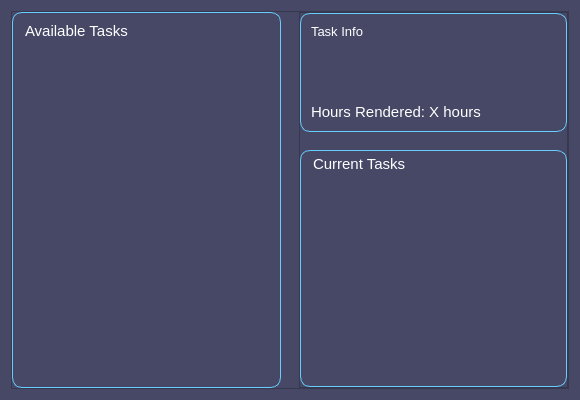
<?xml version="1.0" encoding="UTF-8"?>
<ui version="4.0">
 <class>Form</class>
 <widget class="QWidget" name="Form">
  <property name="geometry">
   <rect>
    <x>0</x>
    <y>0</y>
    <width>580</width>
    <height>400</height>
   </rect>
  </property>
  <property name="windowTitle">
   <string>Form</string>
  </property>
  <property name="styleSheet">
   <string notr="true">background-color: rgb(70, 72, 102);</string>
  </property>
  <layout class="QVBoxLayout" name="verticalLayout">
   <item>
    <widget class="QFrame" name="page_student_Fss">
     <property name="frameShape">
      <enum>QFrame::StyledPanel</enum>
     </property>
     <property name="frameShadow">
      <enum>QFrame::Raised</enum>
     </property>
     <layout class="QHBoxLayout" name="horizontalLayout_page_student_Fss">
      <property name="spacing">
       <number>18</number>
      </property>
      <property name="leftMargin">
       <number>0</number>
      </property>
      <property name="topMargin">
       <number>0</number>
      </property>
      <property name="rightMargin">
       <number>0</number>
      </property>
      <property name="bottomMargin">
       <number>0</number>
      </property>
      <item>
       <widget class="QFrame" name="page_student_ss_Fleft">
        <property name="styleSheet">
         <string notr="true">QFrame{
border: 1px solid #69cdff;
border-radius: 10px;
}</string>
        </property>
        <property name="frameShape">
         <enum>QFrame::StyledPanel</enum>
        </property>
        <property name="frameShadow">
         <enum>QFrame::Raised</enum>
        </property>
        <layout class="QVBoxLayout" name="verticalLayout_page_student_ss_Fleft" stretch="1,12">
         <property name="spacing">
          <number>6</number>
         </property>
         <property name="leftMargin">
          <number>4</number>
         </property>
         <property name="topMargin">
          <number>4</number>
         </property>
         <property name="rightMargin">
          <number>4</number>
         </property>
         <property name="bottomMargin">
          <number>4</number>
         </property>
         <item>
          <widget class="QLabel" name="student_ss_LavlTasks">
           <property name="styleSheet">
            <string notr="true">QLabel{
color: white;
font-size: 11pt;
border: 0;
margin-left: 4px;
}</string>
           </property>
           <property name="text">
            <string>Available Tasks</string>
           </property>
          </widget>
         </item>
         <item>
          <widget class="QScrollArea" name="student_scrollArea_ssLeft">
           <property name="styleSheet">
            <string notr="true">QScrollArea{
border: 0;
}</string>
           </property>
           <property name="widgetResizable">
            <bool>true</bool>
           </property>
           <widget class="QWidget" name="student_scrollAreaWidgetContents_ssLeft_contents">
            <property name="geometry">
             <rect>
              <x>0</x>
              <y>0</y>
              <width>264</width>
              <height>342</height>
             </rect>
            </property>
            <layout class="QGridLayout" name="gridLayout_student_scrollAreaWidgetContents_ssLeft_contents">
             <property name="leftMargin">
              <number>0</number>
             </property>
             <property name="topMargin">
              <number>0</number>
             </property>
             <property name="rightMargin">
              <number>0</number>
             </property>
             <property name="bottomMargin">
              <number>0</number>
             </property>
             <property name="horizontalSpacing">
              <number>7</number>
             </property>
             <property name="verticalSpacing">
              <number>6</number>
             </property>
            </layout>
           </widget>
          </widget>
         </item>
        </layout>
       </widget>
      </item>
      <item>
       <widget class="QFrame" name="page_student_ss_Fright">
        <property name="frameShape">
         <enum>QFrame::StyledPanel</enum>
        </property>
        <property name="frameShadow">
         <enum>QFrame::Raised</enum>
        </property>
        <layout class="QVBoxLayout" name="verticalLayout_page_student_ss_Fright" stretch="1,2">
         <property name="spacing">
          <number>18</number>
         </property>
         <property name="leftMargin">
          <number>0</number>
         </property>
         <property name="topMargin">
          <number>0</number>
         </property>
         <property name="rightMargin">
          <number>0</number>
         </property>
         <property name="bottomMargin">
          <number>0</number>
         </property>
         <item>
          <widget class="QFrame" name="student_ss_taskInfo">
           <property name="styleSheet">
            <string notr="true">QFrame{
border: 1px solid #69cdff;
border-radius: 10px;
}

QLabel{
color: white;
border: 0;
}</string>
           </property>
           <property name="frameShape">
            <enum>QFrame::StyledPanel</enum>
           </property>
           <property name="frameShadow">
            <enum>QFrame::Raised</enum>
           </property>
           <layout class="QVBoxLayout" name="verticalLayout_student_ss_taskInfo" stretch="3,1">
            <property name="leftMargin">
             <number>10</number>
            </property>
            <property name="topMargin">
             <number>10</number>
            </property>
            <property name="rightMargin">
             <number>10</number>
            </property>
            <property name="bottomMargin">
             <number>8</number>
            </property>
            <item>
             <widget class="QLabel" name="student_ss_taskInfo_mainInf">
              <property name="styleSheet">
               <string notr="true">QLabel{
font-size: 10pt;
}</string>
              </property>
              <property name="text">
               <string>Task Info</string>
              </property>
              <property name="alignment">
               <set>Qt::AlignLeading|Qt::AlignLeft|Qt::AlignTop</set>
              </property>
             </widget>
            </item>
            <item>
             <widget class="QLabel" name="student_ss_taskInfo_hoursRend">
              <property name="styleSheet">
               <string notr="true">QLabel{
font-size: 11pt;
}</string>
              </property>
              <property name="text">
               <string>Hours Rendered: X hours</string>
              </property>
             </widget>
            </item>
           </layout>
          </widget>
         </item>
         <item>
          <widget class="QFrame" name="student_ss_currentTasks">
           <property name="styleSheet">
            <string notr="true">QFrame{
border: 1px solid #69cdff;
border-radius: 10px;
}</string>
           </property>
           <property name="frameShape">
            <enum>QFrame::StyledPanel</enum>
           </property>
           <property name="frameShadow">
            <enum>QFrame::Raised</enum>
           </property>
           <layout class="QVBoxLayout" name="verticalLayout_student_ss_currentTasks" stretch="1,12">
            <property name="spacing">
             <number>6</number>
            </property>
            <property name="leftMargin">
             <number>4</number>
            </property>
            <property name="topMargin">
             <number>4</number>
            </property>
            <property name="rightMargin">
             <number>4</number>
            </property>
            <property name="bottomMargin">
             <number>4</number>
            </property>
            <item>
             <widget class="QLabel" name="student_ss_LcurrentTasks">
              <property name="styleSheet">
               <string notr="true">QLabel{
color: white;
font-size: 11pt;
border: 0;
margin-left: 4px;
}</string>
              </property>
              <property name="text">
               <string>Current Tasks</string>
              </property>
             </widget>
            </item>
            <item>
             <widget class="QScrollArea" name="student_scrollArea_sscurrentTasks">
              <property name="styleSheet">
               <string notr="true">QScrollArea{
border: 0;
}</string>
              </property>
              <property name="widgetResizable">
               <bool>true</bool>
              </property>
              <widget class="QWidget" name="student_scrollArea_sscurrentTasks_contents">
               <property name="geometry">
                <rect>
                 <x>0</x>
                 <y>0</y>
                 <width>262</width>
                 <height>210</height>
                </rect>
               </property>
               <layout class="QGridLayout" name="gridLayout_student_scrollArea_sscurrentTasks_contents">
                <property name="leftMargin">
                 <number>0</number>
                </property>
                <property name="topMargin">
                 <number>0</number>
                </property>
                <property name="rightMargin">
                 <number>0</number>
                </property>
                <property name="bottomMargin">
                 <number>0</number>
                </property>
                <property name="spacing">
                 <number>6</number>
                </property>
               </layout>
              </widget>
             </widget>
            </item>
           </layout>
          </widget>
         </item>
        </layout>
       </widget>
      </item>
     </layout>
    </widget>
   </item>
  </layout>
 </widget>
 <resources/>
 <connections/>
</ui>
